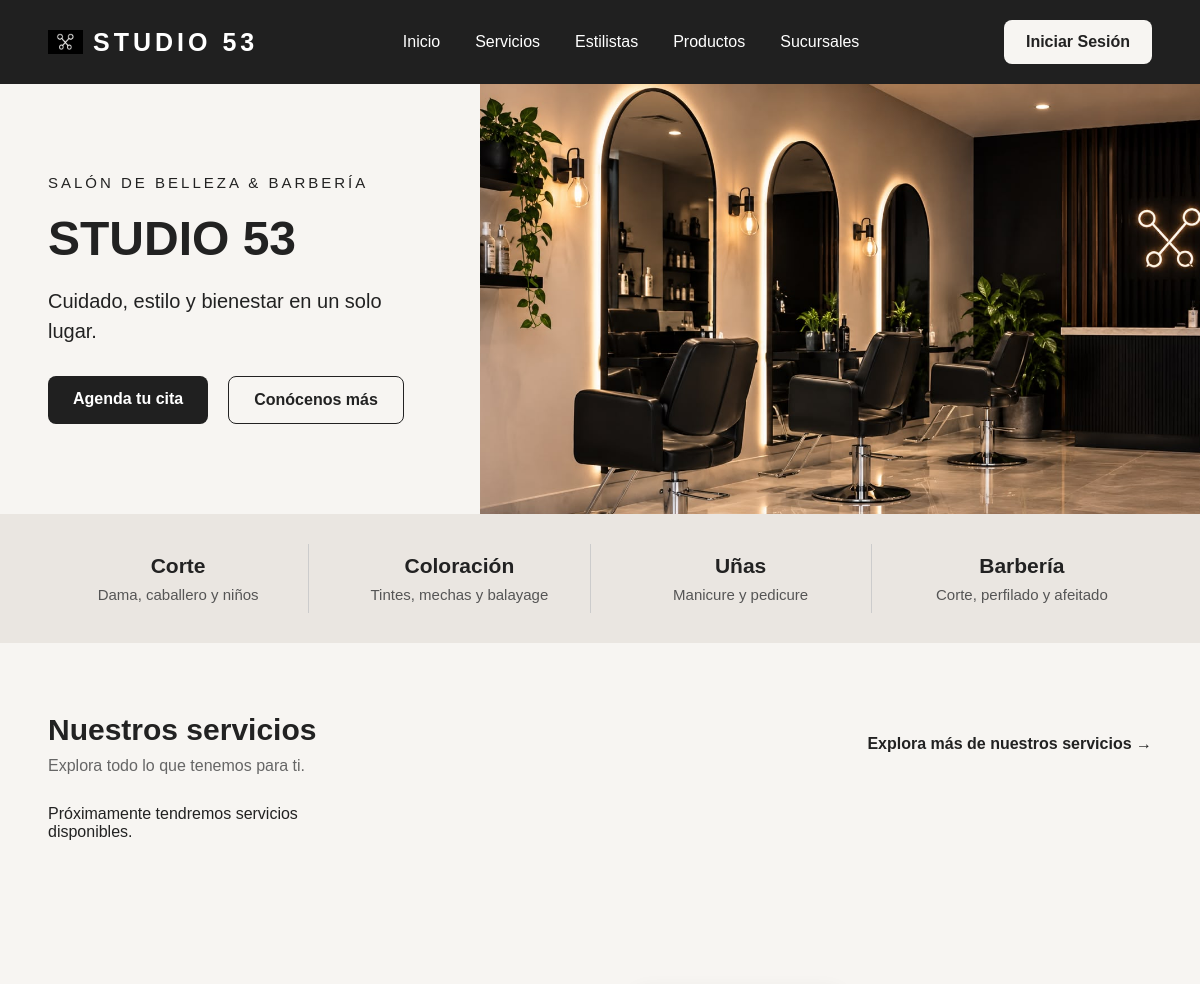
The app's page / (upper part), older data.
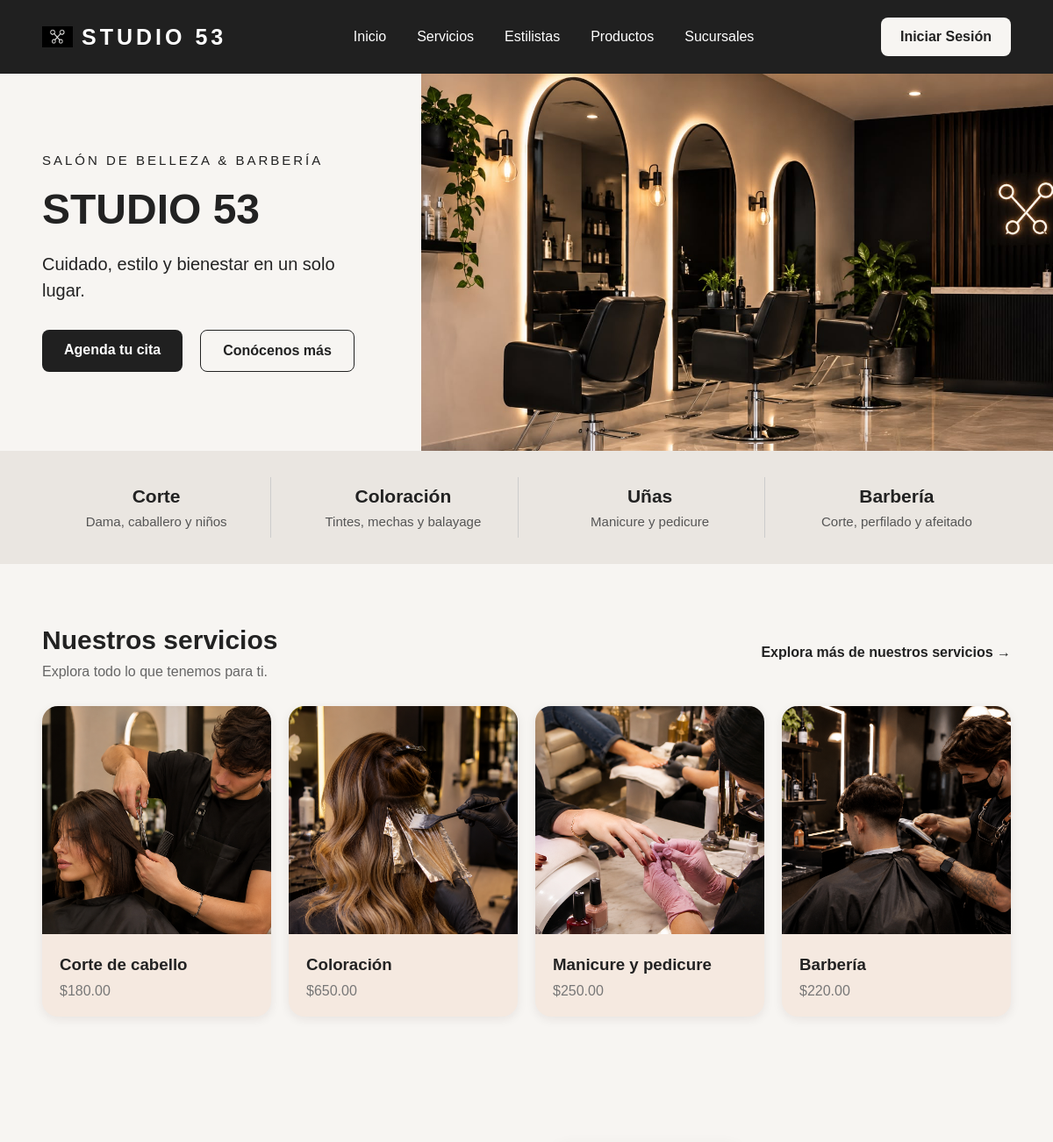
The same page, newer data.
### contenido/models.py (models this page shows, shortened)
class Servicio(models.Model):
    nombre = models.CharField(max_length=100)
    descripcion = models.TextField()
    precio = models.DecimalField(max_digits=10, decimal_places=2)
    duracion = models.PositiveIntegerField()
    disponible = models.BooleanField(default=True)

### contenido/views.py (the view)
# urls.py: path('', views.inicio, name='inicio'),
def inicio(request):
    servicios = Servicio.objects.filter(disponible=True)[:4]
    return render(request, 'contenido/inicio.html', {
        'servicios': servicios
    })

### contenido/templates/contenido/inicio.html (shortened to what this page needs)
{% extends 'contenido/base.html' %}
{% load static %}
{% block contenido %}
<section class="portada">
    <div class="portada-texto">
        <p class="subtitulo">
            SALÓN DE BELLEZA & BARBERÍA
        </p>
        <h1>STUDIO 53</h1>
        <p class="descripcion">
            Cuidado, estilo y bienestar en un solo lugar.
        </p>
        <div class="portada-botones">
            <a href="#agendar-cita" class="boton-principal">
                Agenda tu cita
            </a>
            <a href="#nuestra-historia" class="boton-secundario">
                Conócenos más
            </a>
        </div>
    </div>
    <div class="portada-imagen">
        <img src="{% static 'contenido/img/salon-principal.jpeg' %}" alt="Interior de Estudio 53">
    </div>
</section>
<section class="categorias">
    <div class="categoria">
        <h3>Corte</h3>
        <p>Dama, caballero y niños</p>
    </div>
    <div class="categoria">
        <h3>Coloración</h3>
        <p>Tintes, mechas y balayage</p>
    </div>
    <div class="categoria">
        <h3>Uñas</h3>
        <p>Manicure y pedicure</p>
    </div>
    <div class="categoria">
        <h3>Barbería</h3>
        <p>Corte, perfilado y afeitado</p>
    </div>
</section>
<section class="servicios-inicio">
    <div class="servicios-encabezado">
        <div>
            <h2>Nuestros servicios</h2>
            <p>Explora todo lo que tenemos para ti.</p>
        </div>
        <a href="{% url 'servicios' %}">Explora más de nuestros servicios →</a>
    </div>
<div class="servicios-tarjetas">
    {% for servicio in servicios %}
    <div class="tarjeta-servicio">
        {% if servicio.nombre == "Corte de cabello" %}
            <img src="{% static 'contenido/img/corte.jpeg' %}" alt="Corte de cabello">
        {% elif servicio.nombre == "Coloración" %}
            <img src="{% static 'contenido/img/coloracion.jpeg' %}" alt="Coloración">
        {% elif servicio.nombre == "Manicure y pedicure" %}
            <img src="{% static 'contenido/img/unas.jpeg' %}" alt="Manicure y pedicure">
        {% elif servicio.nombre == "Barbería" %}
            <img src="{% static 'contenido/img/barberia.jpeg' %}" alt="Barbería">
        {% endif %}
        <div class="tarjeta-texto">
            <h3>{{ servicio.nombre }}</h3>
            <p>${{ servicio.precio }}</p>
        </div>
    </div>
    {% empty %}
        <p>Próximamente tendremos servicios disponibles.</p>
    {% endfor %}
</div>
</section>
<section class="productos-inicio">
</section>
{% endblock %}

Row changes from the older to the newer data that the page shows:
added Servicio: nombre "Corte de cabello", precio "180.00"
added Servicio: nombre "Coloración", precio "650.00"
added Servicio: nombre "Manicure y pedicure", precio "250.00"
added Servicio: nombre "Barbería", precio "220.00"
Text that changed along with them:
text no longer shown: "Próximamente tendremos servicios disponibles."
